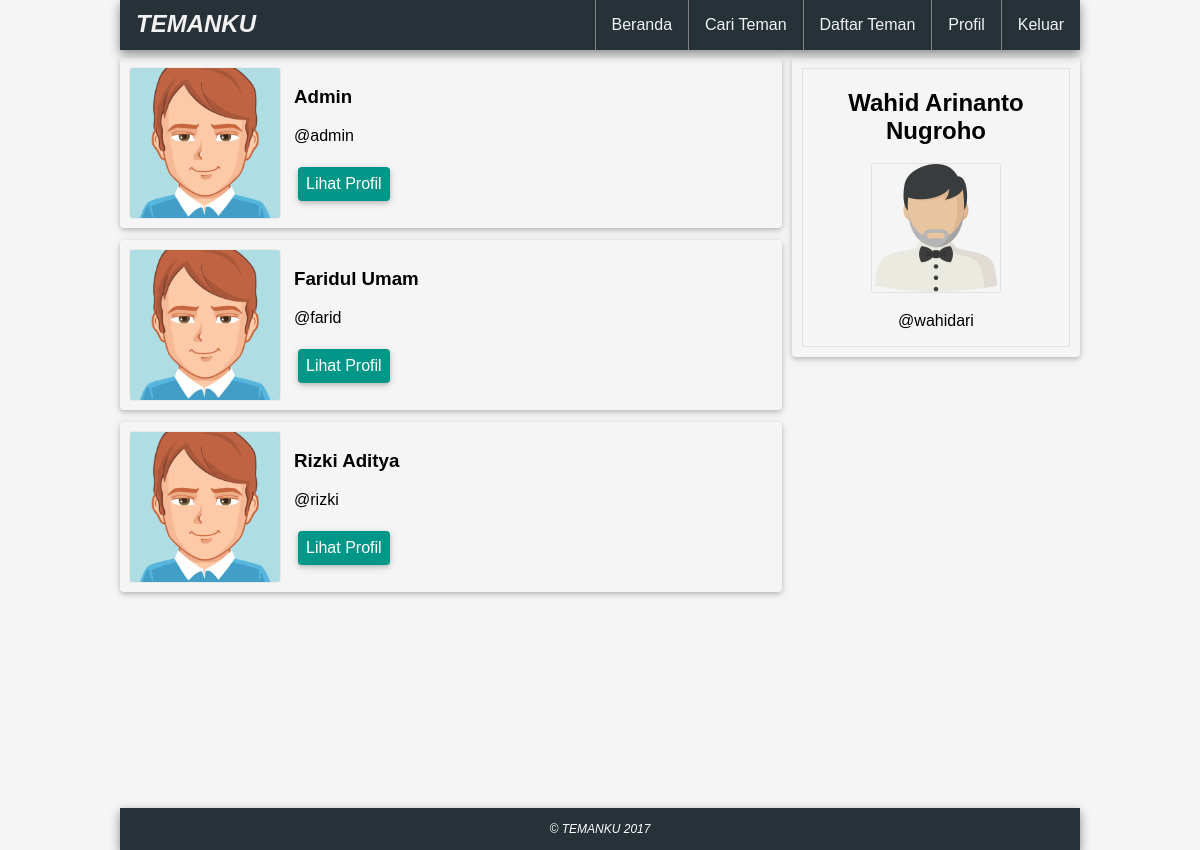
Screenshot of /friend.php (signed in) with the database file from the repository.
### tables this page shows
CREATE TABLE `pengguna` (
  `USERNAME` varchar(64) DEFAULT NULL,
  `FULLNAME` varchar(64) DEFAULT NULL,
  `ADDRESS` varchar(64) DEFAULT NULL,
  `EMAIL` varchar(64) NOT NULL,
  `PASSWORD` varchar(64) DEFAULT NULL,
  `PHONE` varchar(12) DEFAULT NULL
);

### database.php (called while the page is built, shortened)
<?php
$db_host = "localhost";
$db_user = "root";
$db_pass = "";
$db_name = "social";
try {
    $db = new PDO("mysql:host=$db_host;dbname=$db_name", $db_user, $db_pass);
} catch(PDOException $e) {
    die("Terjadi masalah: " . $e->getMessage());
}
function logged_user () {
    global $db, $userlogin, $username, $fullname, $address, $email, $phone;
    $sql = "SELECT * FROM pengguna WHERE email = :email";
    $stmt = $db->prepare($sql);
    $stmt->bindValue(':email', $userlogin);
    $stmt->execute();
    foreach ($stmt as $col) {
        $fullname = $col['FULLNAME'];
        $username = $col['USERNAME'];
    }
}

### auth.php (called while the page is built, shortened)
<?php
$userlogin = $_SESSION['user'];
?>

### friend.php (the view, shortened to what this page needs)
<?php
    require_once("database.php");
    require_once("auth.php");
    logged_user ();
    function friendlist () {
        $friend=[];
        global $db, $userlogin;
        $sql = "SELECT berteman.PEN_EMAIL FROM berteman WHERE berteman.EMAIL = :email
        UNION
        SELECT berteman.EMAIL FROM berteman WHERE berteman.PEN_EMAIL = :email";
        $stmt = $db->prepare($sql);
        $stmt->bindValue(':email', $userlogin);
        $stmt->execute();
        foreach ($stmt as $col) {
            $friend[] = $col['PEN_EMAIL'];
        }
        return $friend;
    }
 ?>
<!DOCTYPE html>
<html lang="en">
<head>
    <link rel="stylesheet" href="css/main.css">
    <link rel="stylesheet" href="css/friend.css">
</head>
<body>
    <div class="menu">
        <a class="logo" href="index.php">TEMANKU</a>
        <div class="menuright">
            <a href="index.php">Beranda</a>
            <a href="search.php">Cari Teman</a>
            <a href="friend.php">Daftar Teman</a>
            <a href="profil.php">Profil</a>
            <a href="logout.php">Keluar</a>
        </div>
    </div>
    <div class="row">
        <div class="column right">
            <div class="profil">
                <h2><?php echo $fullname; ?></h2>
                <img src="img/a.png" alt="">
                <p>@<?php echo $username; ?></p>
            </div>
        </div>
        <div class="column left">
<?php
    $la = friendlist();
    if (!empty($la)) {
        foreach ($la as $key) {
            $sql = "SELECT * FROM pengguna WHERE email = :emailteman";
            $stmt = $db->prepare($sql);
            $stmt->bindValue(':emailteman', $key);
            $stmt->execute();
            foreach ($stmt as $col) {?>
                <div class="listteman">
                    <div class="foto">
                        <img src="img/b.png" alt="">
                    </div>
                    <div class="tentang">
                        <h3><?php echo $col['FULLNAME']; ?></h3>
                        <p>@<?php echo $col['USERNAME']; ?></p>
                        <form action="profilteman.php" method="post">
                            <input type="submit" value="Lihat Profil" name="lihatprofil">
                        </form>
                    </div>
                </div>
                <?php
            }
        }
    }
    else {
        echo "<p> Anda Belum Memiliki Teman</p><a class=\"link\" href=\"search.php\">Cari Teman</a>";
    }
?>
        </div>
    </div>
    <div class="footer">
        <p>&copy; TEMANKU 2017</p>
    </div>
</body>
</html>

### css/main.css (style rules this page uses)
* { box-sizing: border-box; }
html { height:100%; margin:0; }
body { margin: 0 10%; height:100%; font-family: sans-serif; background-color: #F5F5F5; }
.menu { position: fixed; min-width: 80%; min-height: 50px; background-color: #263238; box-shadow: 0px 4px 10px #888888; }
.menu a.logo { font-size: 1.5em; font-weight: bold; font-style: italic; padding: 10px 16px; }
.menuright { float: right; }
.menu a { float: left; color: #f2f2f2; text-align: center; padding: 16px 16px; text-decoration: none; }
.menuright a { border-left: 1px solid grey; }
.row { padding-top: 6%; min-height:100%; }
.row:after { content: ""; display: table; clear: both; }
.column { float: left; }
.column.right { float: right; margin-left: 56%; position: fixed; width: 24%; border-radius: 4px; box-shadow: 0 2px 4px 0 rgba(0,0,0,0.16),0 2px 10px 0 rgba(0,0,0,0.12)!important; }
.column.left { width: 69%; }
input[type=submit] { width: auto; background-color: #009688; color: white; padding: 8px; margin: 6px 8px; border: none; border-radius: 4px; font-size: 1em; box-shadow: 0 2px 4px 0 rgba(0,0,0,0.16),0 2px 10px 0 rgba(0,0,0,0.12)!important; }
.profil { text-align: center; margin: 10px; text-align: center; border: 1px solid #e1e2e3; }
.profil img { max-width: 128px; max-height: 128px; box-shadow: 0px 0px 1px #888888; }
.footer { margin: 8px 0px 0px; background-color: #263238; min-height: 30px; padding: 2px; text-align: center; font-family: sans-serif; font-style: italic; font-size: 12px; color: #fff; left: 0; width: 100%; bottom: 0; box-shadow: 0px 4px 10px #888888; }

### css/friend.css (style rules this page uses)
.listteman { border-radius: 4px; padding: 10px; box-shadow: 0 2px 4px 0 rgba(0,0,0,0.16),0 2px 10px 0 rgba(0,0,0,0.12)!important; text-align: justify; margin-bottom: 12px; display: flex; }
.listteman img { width: 150px; float: left; height: 150px; margin-right: 14px; border-radius: 3px; box-shadow: 0px 0px 1px #888888; }
input[type=submit] { margin: 6px 4px; }

### rows the page displays
pengguna: FULLNAME "Wahid Arinanto Nugroho", USERNAME "wahidari"
pengguna: FULLNAME "Admin", USERNAME "admin"
pengguna: FULLNAME "Faridul Umam", USERNAME "farid"
pengguna: FULLNAME "Rizki Aditya", USERNAME "rizki"
